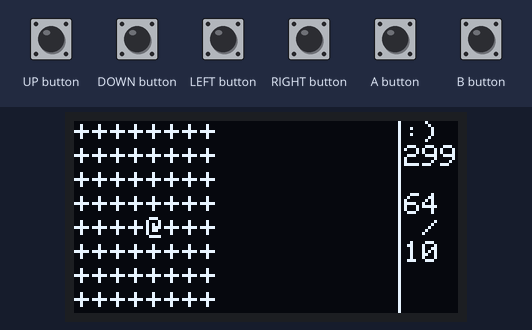
This sketch was run on a simulated Arduboy, built with avr-gcc and run on an emulated ATmega32U4. Shown: 128×64 one-colour display. The test bench sets the inputs (shaded band). Random numbers use the default seed unless the sketch sets one.

Above: at 8.0 s.
8.1 s: UP button pressed for 0.15 s
At 9.8 s:
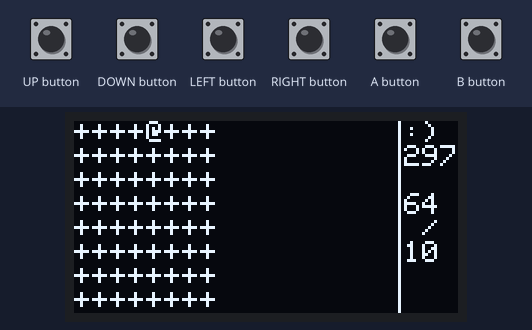
10.5 s: A button pressed for 0.15 s
At 11.8 s:
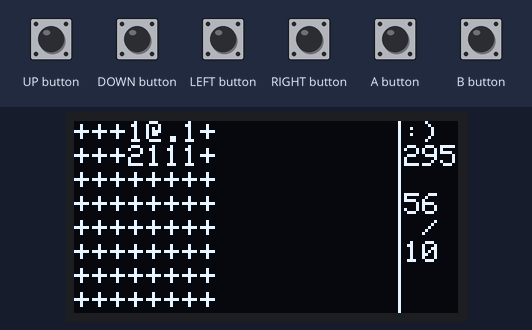
13.6 s: DOWN button pressed for 0.15 s
At 14.8 s:
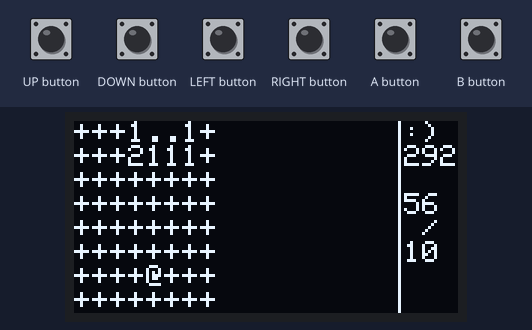
16.5 s: LEFT button pressed for 0.15 s
At 17.8 s:
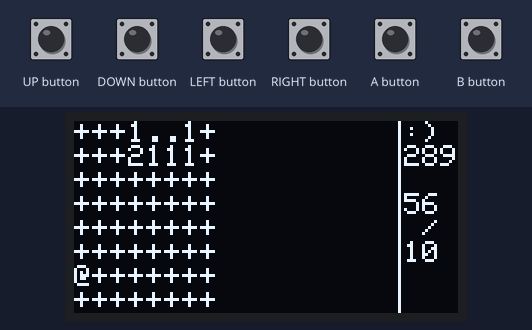
18.1 s: A button pressed for 1 s
At 18.9 s:
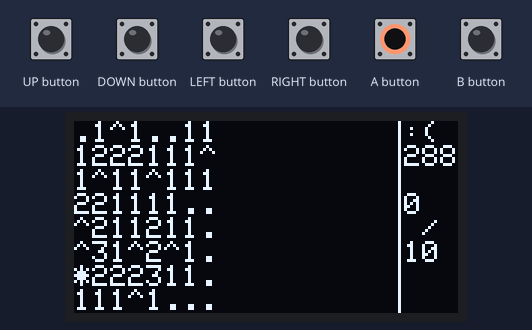

Measured:
- what the display in image 1 shows lasts 1.0 s, from 9.0 s to 10.0 s

The sketch:

Mines.ino
```cpp
#include <Arduboy2.h>
Arduboy2 arduboy;
/*=========================================================
                         位图
  =========================================================*/
//HWT 作者信息 请勿删除
const uint8_t HWT[] PROGMEM = {0x18, 0x00, 0x00, 0x00, 0x00, 0x00, 0x00, 0x00, 0x00, 0x66, 0x06, 0x33, 0x3c, 0x12, 0x8b, 0xe0, 0x89, 0x44, 0x42, 0x09, 0x49, 0x24, 0x12, 0x88, 0x80, 0x89, 0x44, 0x99, 0x02, 0x49, 0x3c, 0x1e, 0x88, 0x8c, 0x8f, 0x44, 0x99, 0x04, 0x49, 0x24, 0x12, 0xa8, 0x8c, 0x89, 0x54, 0x42, 0x08, 0x49, 0x24, 0x12, 0x50, 0x80, 0x89, 0x28, 0x66, 0x0f, 0x33, 0xbc, 0x12, 0x50, 0x80, 0xe9, 0x28, 0x18, 0x00, 0x00, 0x00, 0x00, 0x00, 0x00, 0x00, 0x00};
//社会核心价值观
const uint8_t CSV[] PROGMEM = {0xff,0xff,0xff,0xff,0xff,0xff,0xff,0xff,0xff,0xff,0xff,0xff,0xff,0xff,0xff,0xff,0xff,0xff,0xff,0xff,0xff,0xff,0xff,0xff,0xff,0xff,0xff,0xff,0xff,0xff,0xff,0xff,0xff,0xfb,0xef,0xff,0x7f,0xef,0x9f,0xfd,0xff,0xde,0xff,0xbd,0xff,0xe0,0x7f,0xff,0xff,0xff,0xef,0xfe,0xbf,0xef,0xdf,0xfe,0xff,0xde,0xff,0x80,0x08,0x2f,0x7f,0xff,0xff,0xe1,0xef,0xfd,0xdf,0xec,0x01,0xfe,0x7f,0xbd,0x7f,0x7d,0xff,0xab,0x7f,0xff,0xff,0xfd,0xef,0xfb,0xef,0x83,0xbf,0xf6,0xff,0xbb,0xbf,0x7d,0xfb,0xab,0x7f,0xff,0xff,0xfb,0x00,0xf7,0xf7,0xef,0x7f,0xf7,0xff,0x37,0xde,0x60,0x3d,0x6b,0x7f,0xff,0xff,0xfb,0xef,0xc8,0x08,0xce,0xf7,0xb7,0xee,0xaf,0xe5,0x6f,0xbd,0x6b,0x7f,0xff,0xf8,0x31,0xef,0xff,0xfd,0xc6,0x07,0xb7,0xf7,0x9b,0xaf,0x60,0x3e,0xeb,0x78,0x3f,0xff,0xea,0xef,0xff,0xff,0xab,0xef,0xb7,0xfb,0xbb,0xbf,0x6f,0xbe,0xeb,0x7f,0xff,0xff,0xfb,0xef,0xe0,0x03,0xaf,0xdb,0xb7,0xfb,0xbb,0xbf,0x60,0x3d,0x6b,0x7f,0xff,0xff,0xfb,0xef,0xfe,0xff,0xef,0x33,0x77,0xfb,0xbb,0xbf,0x6f,0xbd,0xa9,0x7f,0xff,0xff,0xfb,0xef,0xfd,0xdf,0xec,0xef,0xf7,0xef,0xbb,0xbf,0x60,0x3d,0xb5,0xff,0xff,0xff,0xfb,0xef,0xfb,0xef,0xef,0xdf,0xf7,0xef,0xbb,0xbf,0x6f,0xbb,0xed,0xdf,0xff,0xff,0xfa,0x00,0x70,0x07,0xef,0x27,0xf7,0xef,0xb7,0xbf,0x6f,0xbf,0xdd,0xdf,0xff,0xff,0xfb,0xff,0xfb,0xf7,0xe8,0xfb,0xf8,0x1f,0xaf,0xbf,0x00,0x0f,0x3e,0x3f,0xff,0xff,0xdf,0xff,0xff,0xff,0xff,0xfd,0xff,0xfb,0xff,0xff,0xff,0xef,0xff,0xbd,0xff,0xf0,0x00,0x21,0x80,0xe0,0x03,0xfe,0xff,0xfd,0xff,0xfc,0x0f,0xc7,0xfd,0xbd,0xbf,0xf7,0xff,0xbd,0xbe,0xef,0xfb,0xfe,0xff,0xfd,0xfe,0x0d,0xec,0x3f,0xfe,0x85,0x7f,0xf4,0x01,0x7d,0xbe,0xef,0xfb,0xc0,0x03,0x00,0x02,0xed,0xef,0xbf,0xfe,0xbc,0xff,0xff,0xff,0xfd,0x80,0xe0,0x03,0xfe,0xff,0xef,0xde,0xec,0x0f,0xb8,0x1f,0xbd,0xdf,0xfe,0x03,0xe1,0xf7,0xef,0x7f,0xfe,0xff,0xef,0xde,0x0d,0xec,0x03,0xdf,0xa5,0xdf,0xfe,0xfb,0xef,0xf7,0xef,0x7f,0xfe,0xff,0xef,0xbe,0xed,0xef,0xbb,0xd8,0x9a,0x3f,0xfe,0x03,0xef,0x00,0x60,0x01,0xe0,0x07,0xf7,0xbe,0xed,0xef,0xbb,0xde,0xf7,0xff,0xff,0xff,0xe1,0x77,0x6f,0xbf,0xfe,0xff,0xf7,0x7e,0xec,0x0f,0x1b,0xde,0xc0,0x7f,0xfc,0x01,0xfd,0x77,0x6f,0xbf,0xfe,0xff,0xfb,0x7e,0x0d,0xee,0xab,0xde,0xdf,0x7f,0xfd,0xdd,0xfd,0x00,0x6f,0xdf,0xfe,0xff,0xfc,0xfe,0xed,0xee,0xab,0xde,0xdf,0x7f,0xfc,0x01,0xfd,0xf7,0xed,0xee,0xfe,0xff,0xfb,0x3f,0xfb,0xed,0xbb,0xde,0x80,0x7f,0xfd,0xdd,0xed,0xf6,0xeb,0xf6,0xfe,0xff,0xf7,0xdf,0xfb,0xef,0xb8,0x1e,0x5f,0x7f,0xfc,0x01,0xf5,0x00,0x67,0xf8,0x80,0x01,0xcf,0xe3,0xf7,0xaf,0xbb,0xde,0xdf,0x7f,0xfd,0xfd,0xfb,0xff,0x6f,0xfe,0xff,0xff,0x3f,0xf7,0xef,0xdf,0xbf,0xff,0xc0,0x7f,0xff,0xbf,0xff,0xbf,0xff,0xff,0xef,0xbf,0xff,0x7f,0xff,0xff,0xfe,0xff,0xfb,0xff,0xff,0xbf,0xff,0xbf,0xe0,0x01,0xef,0xbf,0xf7,0x3f,0x00,0x0e,0xfe,0xfd,0xfb,0xff,0xff,0x7f,0xff,0xbf,0xff,0x7f,0xc1,0x03,0xf7,0x7f,0xfb,0xff,0x7e,0xfe,0x77,0xff,0xfc,0x00,0xf0,0x00,0xf7,0x77,0xb6,0xef,0xf7,0x7f,0xfb,0xff,0xb0,0x1f,0x77,0x7f,0xfd,0xfe,0xf7,0xbe,0xfb,0x77,0xfe,0xff,0xef,0xbf,0xfb,0xfd,0xfe,0xfb,0xef,0xbf,0xfd,0xfe,0xf7,0xbe,0xfb,0x77,0xe0,0x07,0xef,0xbf,0xfb,0xfe,0xfe,0xfc,0xc0,0x1f,0xfc,0x00,0xf7,0xbe,0xfb,0x6f,0xfe,0xff,0xdd,0xdf,0xbb,0xff,0xde,0xfe,0xff,0xdf,0xfd,0xfe,0xf7,0xbe,0xff,0x7f,0x80,0x01,0xbd,0xe3,0xb8,0x1f,0xa0,0x0f,0xbf,0xff,0xfd,0xfe,0xf0,0x00,0xc0,0x00,0xff,0xdf,0x7b,0xf7,0xbb,0xff,0xbd,0xff,0x60,0x3f,0xfc,0x00,0xf7,0xbe,0xff,0x7f,0xc0,0x03,0xfb,0xff,0xbb,0xff,0x7d,0xfe,0xef,0xbf,0xfd,0xfe,0xf7,0xbe,0xff,0x7f,0xfb,0xdf,0xf7,0xff,0xbb,0xfc,0x7b,0xb8,0xef,0xbf,0xfd,0xfe,0xf7,0xbe,0xff,0x7f,0xfd,0xdf,0xef,0xbf,0xbb,0xff,0x7b,0xde,0xef,0xbf,0xfd,0xfe,0xf7,0xbe,0xff,0x7f,0xfd,0xdf,0xdf,0xdf,0xbb,0xff,0x77,0xde,0xef,0xbf,0xfc,0x00,0xf0,0x00,0xff,0x7f,0xff,0x5f,0x80,0x0f,0xbb,0xff,0x60,0x0e,0xe0,0x3f,0xfd,0xe0,0xf7,0xfe,0xf6,0x6f,0xfd,0xbf,0xdf,0xae,0x00,0x07,0x67,0xee,0x6d,0xbf,0xf8,0x1d,0xf0,0x00,0x76,0xef,0xfd,0xbf,0x7f,0xaf,0xde,0xff,0xef,0xff,0xbb,0xff,0xfd,0xbd,0xf7,0xff,0x40,0x2f,0xfd,0xbf,0xbf,0xb7,0xc0,0x04,0x00,0x0c,0x00,0x3f,0xfe,0xdb,0xf7,0xff,0x76,0xe0,0xdd,0xbb,0xb0,0x03,0xbf,0xff,0xef,0xff,0xef,0xff,0xf0,0x00,0x34,0x01,0x6f,0xdd,0xed,0xbb,0xf7,0xbf,0xbf,0xff,0xef,0xfe,0x00,0x7f,0xf7,0xbf,0x77,0xdf,0x60,0x3d,0xed,0xb7,0x37,0xbf,0x30,0x0f,0xc0,0x3f,0xef,0xff,0xff,0xbf,0xf7,0xdf,0x6f,0x5d,0xf5,0xb7,0xb0,0xb7,0x3f,0xff,0xdf,0xbc,0x00,0x3f,0xf8,0x00,0xf6,0x03,0x41,0x5d,0xf5,0xaf,0xb6,0xb6,0xb0,0x0f,0xaf,0x7f,0x6d,0xff,0xff,0x7f,0xf7,0xdf,0x6d,0x5b,0xf5,0xaf,0xb6,0xaf,0xbf,0xff,0xb7,0x7f,0xab,0xff,0xff,0x03,0xf7,0xd7,0x6d,0x6b,0xf5,0x9f,0xb6,0xaf,0xbf,0xff,0x7a,0xf8,0x00,0x1f,0xfe,0x7b,0xf7,0xdb,0x6d,0x77,0xfd,0xbf,0xa6,0xdf,0xb0,0x0e,0xfd,0xff,0xff,0xff,0xfd,0xb7,0xf4,0x01,0x61,0x6b,0xfd,0xbf,0x92,0xdb,0xb7,0xed,0xfa,0xfe,0x00,0xff,0xf3,0xcf,0xf7,0xff,0x6f,0x6b,0xfd,0xbf,0xb5,0xab,0xb7,0xef,0xe7,0x7e,0xfe,0xff,0xff,0x30,0x70,0x00,0x7d,0x5c,0x80,0x01,0xef,0x73,0xb0,0x0f,0x9f,0x8e,0x00,0xff,0xf8,0xfe,0xf7,0xff,0x7e,0xbd,0xff,0xff,0xde,0xfb,0xb7,0xec,0x7f,0xde,0xfe,0xff,0xff,0xff,0xff,0xff,0xff,0xff,0xff,0xff,0xff,0xff,0xff,0xff,0xff,0xff,0xff,0xff,0xff,0xff,0xff,0xff,0xff,0xff,0xff,0xff,0xff,0xff,0xff,0xff,0xff,0xff,0xff,0xff,0xff,0xff,0xff,0xff,0xff,0xff,0xff,0xff,0xff,0xff,0xff,0xff,0xff,0xff,0xff,0xff,0xff,0xff,0xff,0xff,0xff,0xff,0xff,0xff,0xff,0xff,0xff,0xff,0xff,0xff,0xff,0xff};
/*=========================================================
  变量
  =========================================================*/
byte x, y;
byte PX, PY; //玩家坐标
byte sx; //当前地图大小
byte KeyBack; //按键返回值
byte MAP[18][8]; //游戏地图
bool OMAP[18][8]; //遮挡地图
unsigned long GT; //游戏倒计时
/*
   0为空
   1-254 为距离
   255为地雷
*/
byte LEVEL = 1; //关卡
/*
     关卡 大小 雷数   难度
     1    8*8  10     16.625
     2    8*10 14     17.5
     3    8*12 18     18.75
     4    8*14 22     19.642
     5    8*16 26     20.312
     6    8*18 30     20.833

     大小:8*(8+(n-1)*2)
     雷数:10+(n-1)*4
*/
byte mines[2];
/*=========================================================
  只循环一次
  =========================================================*/
void setup() {
  arduboy.boot(); //启动
  Serial.begin(9600);

  for (int i = 63; i >= -8; i--) {
    arduboy.clear();
    arduboy.drawSlowXYBitmap(26, i, HWT, 72, 8, 1);
    arduboy.drawSlowXYBitmap(0, i + 8, CSV, 128, 64, 1);
    arduboy.display();
  }
  delay(1000);
  GenerateMap(); //生成地图
}
/*=========================================================
                     不停循环
  =========================================================*/
void loop() {
  key(); //按键扫描
  logic(); //逻辑
  draw(); //绘图
  //DEBUG();
}

/*=========================================================
  生成地图 和 初始化游戏
  =========================================================*/
void GenerateMap() {
  sx = 8 + (LEVEL - 1) * 2;
  PX = sx / 2.0;
  PY = 4;
  //清空地图
  for (y = 0; y < 8; y++) {
    for (x = 0; x < sx; x++) {
      MAP[x][y] = 0;
      OMAP[x][y] = true;
    }
  }
  //生成地雷
  mines[1] = 10 + (LEVEL - 1) * 4; //计算当前关卡要生成颗地雷
  for (mines[0] = 0; mines[0] < mines[1];) {
    //随机生成地雷坐标
    x = random(sx);
    y = random(8);
    if (MAP[x][y] == 0) {  //判断随机位置是否为地雷，是的话重新生成
      //  Serial.println(String("[ ") + x + String(" ] ") + String("[ ") + y + String(" ]"));
      MAP[x][y] = 255; //设置地雷
      mines[0]++;
    }
  }
  mines[0] = 0;
  //计算与雷的距离
  for (y = 0; y < 8; y++) {
    for (x = 0; x < sx; x++) {
      if (MAP[x][y] != 255) {
        //该位置不是雷，计算附近3*3有多少雷
        for (int my = -1; my < 2; my++) {
          for (int mx = -1; mx < 2; mx++) if (MAP[x + mx][y + my] == 255 && x + mx >= 0 && y + my >= 0 && x + mx < sx && y + my < 8) MAP[x][y]++;
        }
      }
    }
  }
  GT = millis() / 1000;
}
/*=========================================================
  按键扫描
  =========================================================*/
void key() {
  /*
      0  1  2  3  4  5
      ↑ ↓← →  A  B
  */
  KeyBack = 255;
  if (arduboy.pressed(UP_BUTTON)) KeyBack = 0;
  if (arduboy.pressed(DOWN_BUTTON)) KeyBack = 1;
  if (arduboy.pressed(LEFT_BUTTON)) KeyBack = 2;
  if (arduboy.pressed(RIGHT_BUTTON)) KeyBack = 3;
  if (arduboy.pressed(A_BUTTON)) KeyBack = 4;
  if (arduboy.pressed(B_BUTTON)) KeyBack = 5;
}
/*=========================================================
  绘图
  =========================================================*/
void draw() {
  arduboy.clear();
  byte x, y;
  arduboy.setCursor(0, 0);
  //显示扫雷地图
  mines[0] = 0;
  for (y = 0; y < 8; y++) {
    for (x = 0; x < sx; x++) {
      arduboy.setCursor(x * 6, y * 8);
      if (OMAP[x][y] == false || MAP[PX][PY] == 254) {
        if (MAP[x][y] == 255) {
          arduboy.print(F("^"));
        } else if (MAP[x][y] == 0) {
          arduboy.print(F("."));
        } else {
          if (MAP[x][y] != 254) arduboy.print(MAP[x][y]);
        }
      } else {
        arduboy.print(F("+"));
        mines[0]++;
      }
    }
  }
  //判定是否通关
  if (mines[0] == mines[1]) win();
  //显示状态栏
  arduboy.drawLine(108, 0, 108, 64, 1);
  arduboy.setCursor(110, 24);
  arduboy.print(mines[0]);
  arduboy.setCursor(116, 32);
  arduboy.print(F("/"));
  arduboy.setCursor(110, 40);
  arduboy.print(mines[1]);
  //显示光标 以及状态栏表情
  arduboy.setCursor(PX * 6, PY * 8);
  if (MAP[PX][PY] == 254) {
    arduboy.print(F("*"));
    arduboy.setCursor(110, 0);
    arduboy.print(F(":("));
  } else {
    arduboy.print(F("@"));
    arduboy.setCursor(110, 0);
    arduboy.print(F(":)"));
  }
  //显示游戏剩余时间
  arduboy.setCursor(110, 8);
  arduboy.print(300 + GT - millis() / 1000);
  arduboy.display();
}
/*=========================================================
  DEBUG
  =========================================================*/
void DEBUG() {
  Serial.println("=======DEBUG=======");
  for (y = 0; y < 8; y++) {
    for (x = 0; x < sx; x++) {
      if (MAP[x][y] == 255) {
        Serial.print(F("X"));
      } else {
        Serial.print(MAP[x][y]);
      }
    }
    Serial.println();
  }
  Serial.println("=======OMAP=======");
  for (y = 0; y < 8; y++) {
    for (x = 0; x < sx; x++) {
      Serial.print(OMAP[x][y]);
    }
    Serial.println();
  }
  Serial.println();
  Serial.print(F(""));
  Serial.println();
}
/*=========================================================
  逻辑
  =========================================================*/
void logic() {
  //按键返回
  switch (KeyBack) {
    case 0:
      if (PY != 0) PY--;
      break;
    case 1:
      if (PY != 7) PY++;
      break;
    case 2:
      if (PX != 0) PX--;
      break;
    case 3:
      if (PX < sx - 1) PX++;
      break;
    case 4:
      OMAP[PX][PY] = false; //做标记 这个位置挖开了
      if (MAP[PX][PY] == 255) {
        MAP[PX][PY] = 254;
        fail();
      } else if (MAP[PX][PY] == 0) {
        BOOM();
      }
      break;
    case 5:
      break;
  }
  //判断是否超时
  if (millis() / 1000.0 >= GT + 300) fail(); //游戏超时 游戏结束
}
/*=========================================================
                  下一关
  =========================================================*/
void win() {
  arduboy.clear();                          //清空显存
  for (y = 0; y < 8; y++) {
    for (x = 0; x < sx; x += 3) {
      arduboy.setCursor(x * 6, y * 8);           //设置光标
      arduboy.print(F("WIN"));                 //打印 你赢了
      arduboy.display();                        //把画面显示在OLED上
      delay(10);
    }
  }
  delay(5000);
  if (LEVEL != 6) LEVEL++;
  GenerateMap();
}
/*=========================================================
                  失败
  =========================================================*/
void fail() {
  draw();
  delay(5000);
  GenerateMap();
}
/*=========================================================
  BOOM  炸开一片区域 通常程序会在空白时候调用
  =========================================================*/
void BOOM() {
SBOOM:
  MAP[PX][PY] = 253;
  bool Change = false;
  for (y = 0; y < 8; y++) {
    for (x = 0; x < sx; x++) {
      //开始遍历地图
      for (int my = -1; my < 2; my++) {
        for (int mx = -1; mx < 2; mx++) {
          if (x + mx >= 0 && y + my >= 0 && x + mx < sx && y + my < 8) { //防止内存越界
            if (MAP[x + mx][y + my] == 0 && MAP[x][y] == 253) {
              Change = true;
              MAP[x + mx][y + my] = 253;
            }
          }
        }
      }
    }
  }
  if (Change == true) goto SBOOM;
  for (y = 0; y < 8; y++) {
    for (x = 0; x < sx; x++) {
      if (MAP[x][y] == 253) {
        MAP[x][y] = 0;
        for (int my = -1; my < 2; my++) {
          for (int mx = -1; mx < 2; mx++) {
            if (x + mx >= 0 && y + my >= 0 && x + mx < sx && y + my < 8) { //防止内存越界
              OMAP[x + mx][y + my] = false;
            }
          }
        }
      }
    }
  }
}
```
